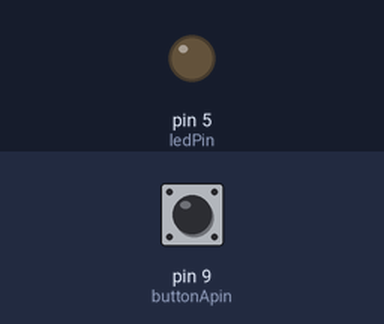
Simulated run of this sketch. Board: Arduino Uno, built with avr-gcc and run on an emulated ATmega328P. Parts: output pins drawn as LEDs (lit = HIGH). Dashed ring = blinking. The inputs (shaded band) are chosen by the test bench; at power-on: pin 9 (buttonApin) HIGH.

Above: at 1.2 s.
1.3 s: pin 9 (buttonApin) pulled LOW for 1 s
At 1.45 s:
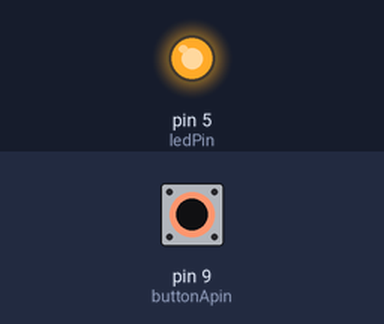
4.3 s: pin 9 (buttonApin) pulled LOW for 0.15 s
At 4.3 s:
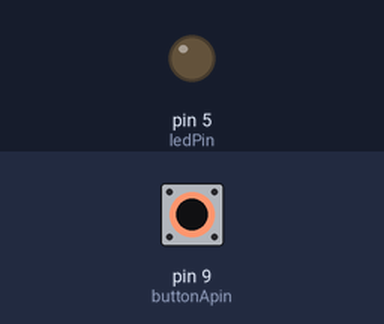
5.9 s: pin 9 (buttonApin) pulled LOW for 3.2 s
At 6.05 s:
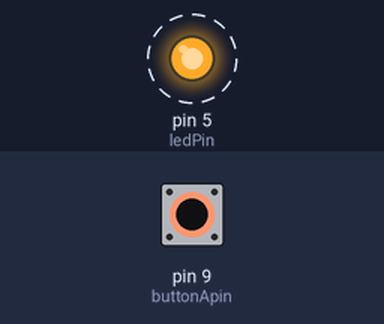
Timing chart, 0 to 10.4 s (numbered marks = the images above; inputs shaded):
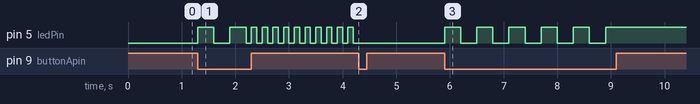

Measured:
- after the input at 1.3 s, pin 5 (ledPin): goes HIGH 0.30 s, LOW 0.30 s, HIGH 0.30 s, 10 × (LOW 0.10 s, HIGH 0.10 s), then LOW, starting at once
- after the input at 4.3 s, pin 5 (ledPin): stops changing and stays LOW
- after the input at 5.9 s, pin 5 (ledPin): alternates HIGH for 0.30 s and LOW for 0.30 s, 11 changes in all, then stays HIGH, starting at once

The sketch:

Multi_Function.ino
```cpp
// Single button multi-function light:
// Stage 1 - On
// Stage 2 - Flashing
// Stage 3 - Off

int ledPin = 5;
int buttonApin = 9;
int state = 0;

void setup()
{
  pinMode(ledPin, OUTPUT);
  pinMode(buttonApin, INPUT_PULLUP);
}

void loop()
{
  if (digitalRead(buttonApin) == LOW) {         // If button is pressed
    if (state == 0) {                           // State 0: LED On and move to the next state
    digitalWrite(ledPin, HIGH);
    state += 1;
    delay(200);
  } else if (state == 1) {
    while(state == 1) {                         // While State 1: flash with 100ms delay
      digitalWrite(ledPin, HIGH);
      delay(100);
      digitalWrite(ledPin, LOW);
      delay(100);
      if (digitalRead(buttonApin) == LOW) {    // If the button is pressed: break loop, turn off, increment state
        digitalWrite(ledPin, LOW);
        state += 1;
      }
    }
  } else {
      digitalWrite(ledPin, LOW);
      state = 0;                               // Reset to initial state
      delay(200);                              // debounce button press - (prevent multipress on single action)
    }
  }
}
```
